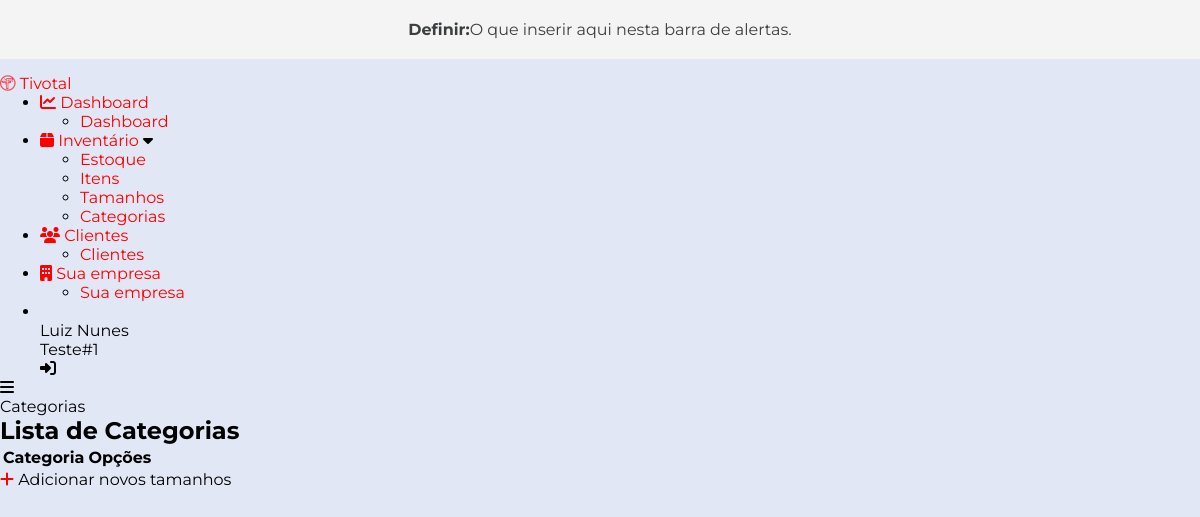
Page /items/list_categories/ (signed in) on the earlier database version.
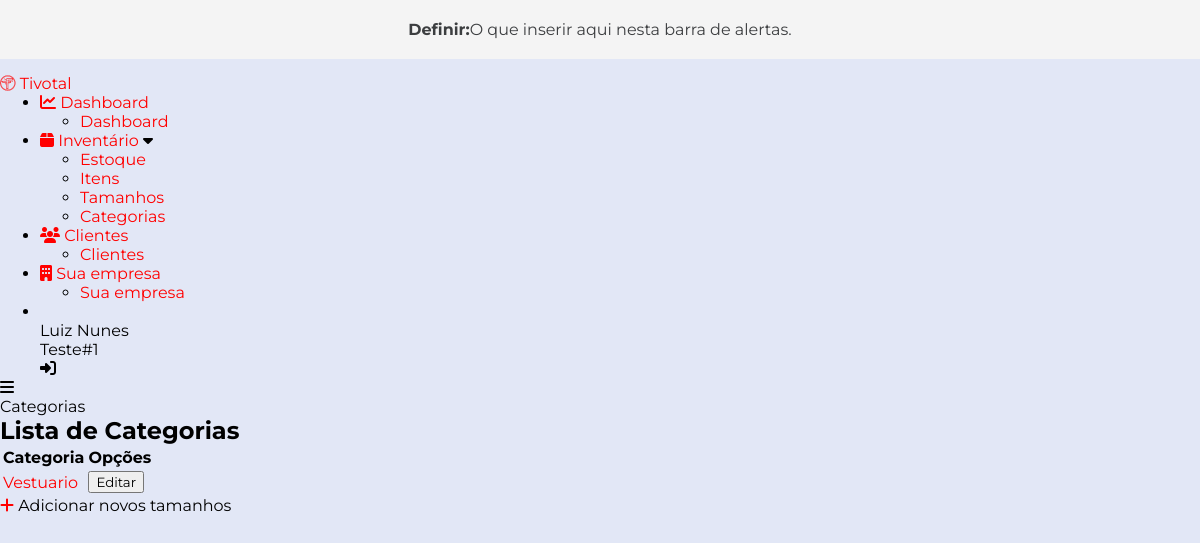
Same page on the later database version.
### items/models.py (models this page shows)
class Category(models.Model):
    category = models.CharField(max_length=255)
    user = models.ForeignKey(User, on_delete=models.SET_NULL, null=True, blank=True)
    def __str__(self):
        return self.category

### items/views.py (the view)
# urls.py: path('list_categories/', views.list_categories, name='list_categories'),
@login_required
def list_categories(request):
    categories = Category.objects.filter(user=request.user)
    return render(request, 'list_categories.html', {'categories': categories})

### accounts/models.py (called while the page is built)
    def get_split_name(self): # Return the firstname of the user
        split_name = self.full_name.split(' ')
        return split_name

    @property
    def is_active(self):
        return self.active

### companies/models.py (called while the page is built)
    def __str__(self):
        return self.company_name

### items/templates/list_categories.html (shortened to what this page needs)
{% extends 'base.html' %}
{% block main %}
    <div class="card text-white bg-info mb-3" style="max-width: 18rem;">
        <div class="card-header">Categorias</div>
    </div>
    <div class="container">
        <div class="container-list" id="one">
            <h2>Lista de Categorias</h2>
            <table class="table table-striped">
                <thead>
                    <tr>
                        <th>Categoria</th>
                        <th>Opções</th>
                    </tr>
                </thead>
                <tbody>
                    {% for category in categories %}
                        <tr>
                            <td>
                                <a href="{% url 'edit_category' category.id %}">{{ category }}</a>
                            </td>
                            <td>
                                <a href="{% url 'edit_category' category.id %}">
                                    <button class="btn btn-primary" id="btn-bg-blue-1">Editar</button>
                                </a>
                            </td>
                        </tr>
                    {% endfor %}
                </tbody>
            </table>
            <div class="add-new-size-btn">
                <a href="{% url 'create_size' %}" class="new-size-icon">
                    <i class="fa-solid fa-plus"></i>
                </a>
                <span class="tooltip">Adicionar novos tamanhos</span>
            </div>
        </div>
    </div>
{% endblock %}

Differences in the rows shown:
added Category: category "Vestuario"
